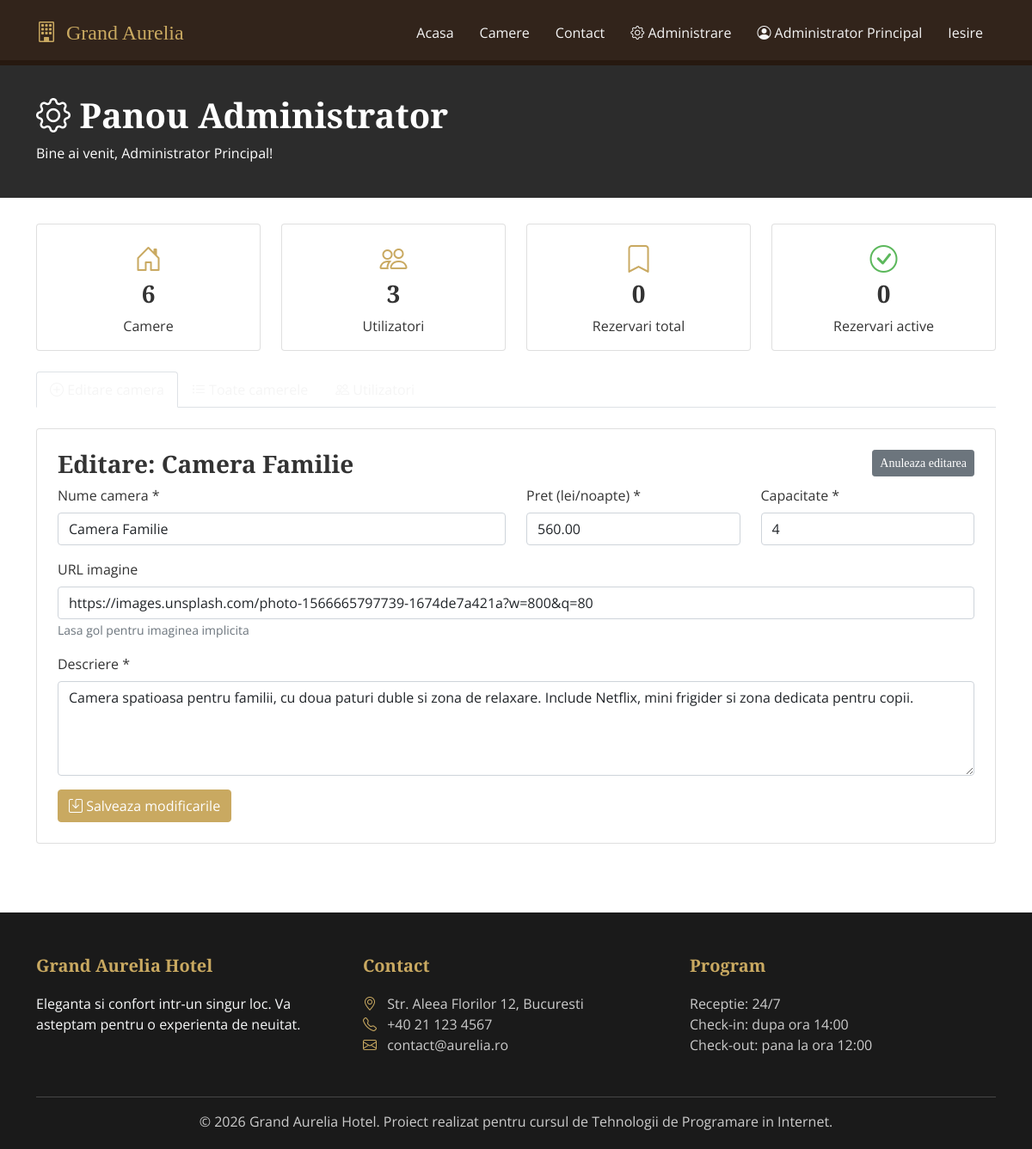
The app's page /admin.php?edit=4 (signed in) with its own data.
### tables this page shows
CREATE TABLE camere (
    id INT AUTO_INCREMENT PRIMARY KEY,
    nume VARCHAR(100) NOT NULL,
    descriere TEXT NOT NULL,
    pret DECIMAL(10, 2) NOT NULL,
    capacitate INT NOT NULL DEFAULT 2,
    imagine VARCHAR(255) DEFAULT 'img/camera-default.jpg',
    status ENUM('disponibila', 'curatenie') NOT NULL DEFAULT 'disponibila'
);

### admin.php (the view, shortened to what this page needs)
<?php
include 'includes/db.php';
$camera_de_editat = null;
if (isset($_GET['edit'])) {
    $id_edit = (int)$_GET['edit'];
    $sql = "SELECT * FROM camere WHERE id = ?";
    $stmt = mysqli_prepare($conexiune, $sql);
    mysqli_stmt_bind_param($stmt, "i", $id_edit);
    mysqli_stmt_execute($stmt);
    $rezultat_edit = mysqli_stmt_get_result($stmt);
    if (mysqli_num_rows($rezultat_edit) > 0) {
        $camera_de_editat = mysqli_fetch_assoc($rezultat_edit);
    }
}
$total_camere = mysqli_num_rows(mysqli_query($conexiune, "SELECT id FROM camere"));
$total_utilizatori = mysqli_num_rows(mysqli_query($conexiune, "SELECT id FROM utilizatori"));
$total_rezervari = mysqli_num_rows(mysqli_query($conexiune, "SELECT id FROM rezervari"));
$rezervari_active = mysqli_num_rows(mysqli_query($conexiune, "SELECT id FROM rezervari WHERE status NOT IN ('anulata', 'check_out')"));
include 'includes/header.php';
?>
<div class="dashboard-header">
    <div class="container">
        <h1><i class="bi bi-gear"></i> Panou Administrator</h1>
        <p class="mb-0">Bine ai venit, <?php echo htmlspecialchars($_SESSION['utilizator_nume']); ?>!</p>
    </div>
</div>
<div class="container">
    <div class="row mb-4">
        <div class="col-md-3">
            <div class="card p-3 text-center">
                <i class="bi bi-house-door" style="font-size: 2rem; color: #c9a961;"></i>
                <h3><?php echo $total_camere; ?></h3>
                <p class="mb-0">Camere</p>
            </div>
        </div>
        <div class="col-md-3">
            <div class="card p-3 text-center">
                <i class="bi bi-people" style="font-size: 2rem; color: #c9a961;"></i>
                <h3><?php echo $total_utilizatori; ?></h3>
                <p class="mb-0">Utilizatori</p>
            </div>
        </div>
        <div class="col-md-3">
            <div class="card p-3 text-center">
                <i class="bi bi-bookmark" style="font-size: 2rem; color: #c9a961;"></i>
                <h3><?php echo $total_rezervari; ?></h3>
                <p class="mb-0">Rezervari total</p>
            </div>
        </div>
        <div class="col-md-3">
            <div class="card p-3 text-center">
                <i class="bi bi-check-circle" style="font-size: 2rem; color: #5cb85c;"></i>
                <h3><?php echo $rezervari_active; ?></h3>
                <p class="mb-0">Rezervari active</p>
            </div>
        </div>
    </div>
    <ul class="nav nav-tabs mb-4">
        <li class="nav-item">
            <a class="nav-link active" data-bs-toggle="tab" href="#tab-adauga">
                <i class="bi bi-plus-circle"></i>
            </a>
        </li>
        <li class="nav-item">
            <a class="nav-link" data-bs-toggle="tab" href="#tab-camere">
                <i class="bi bi-list-ul"></i> Toate camerele
            </a>
        </li>
        <li class="nav-item">
            <a class="nav-link" data-bs-toggle="tab" href="#tab-utilizatori">
                <i class="bi bi-people"></i> Utilizatori
            </a>
        </li>
    </ul>
    <div class="tab-content">
        <div class="tab-pane fade show active" id="tab-adauga">
            <div class="card p-4">
                <h3>
                    <?php if ($camera_de_editat): ?>
                        Editare: <?php echo htmlspecialchars($camera_de_editat['nume']); ?>
                        <a href="admin.php" class="btn btn-sm btn-secondary float-end">Anuleaza editarea</a>
                    <?php else: ?>
                        Adauga camera noua
                    <?php endif; ?>
                </h3>
                <form method="POST" action="admin.php">
                    <div class="row">
                        <div class="col-md-6 mb-3">
                            <label for="nume" class="form-label">Nume camera *</label>
                            <input type="text" class="form-control" id="nume" name="nume" required
                                   value="<?php echo $camera_de_editat ? htmlspecialchars($camera_de_editat['nume']) : ''; ?>">
                        </div>
                        <div class="col-md-3 mb-3">
                            <label for="pret" class="form-label">Pret (lei/noapte) *</label>
                            <input type="number" step="0.01" class="form-control" id="pret" name="pret" required
                                   value="<?php echo $camera_de_editat ? $camera_de_editat['pret'] : ''; ?>">
                        </div>
                        <div class="col-md-3 mb-3">
                            <label for="capacitate" class="form-label">Capacitate *</label>
                            <input type="number" class="form-control" id="capacitate" name="capacitate" required
                                   value="<?php echo $camera_de_editat ? $camera_de_editat['capacitate'] : '2'; ?>">
                        </div>
                    </div>
                    <div class="mb-3">
                        <label for="imagine" class="form-label">URL imagine</label>
                        <input type="text" class="form-control" id="imagine" name="imagine"
                               placeholder="img/camera1.jpg sau link https://..."
                               value="<?php echo $camera_de_editat ? htmlspecialchars($camera_de_editat['imagine']) : ''; ?>">
                        <small class="text-muted">Lasa gol pentru imaginea implicita</small>
                    </div>
                    <div class="mb-3">
                        <label for="descriere" class="form-label">Descriere *</label>
                        <textarea class="form-control" id="descriere" name="descriere" rows="4" required><?php echo $camera_de_editat ? htmlspecialchars($camera_de_editat['descriere']) : ''; ?></textarea>
                    </div>
                    <button type="submit" class="btn btn-primary">
                        <?php if ($camera_de_editat): ?>
                            <i class="bi bi-save"></i> Salveaza modificarile
                        <?php else: ?>
                            <i class="bi bi-plus-circle"></i> Adauga camera
                        <?php endif; ?>
                    </button>
                </form>
            </div>
        </div>
    </div>
</div>
<?php include 'includes/footer.php'; ?>

### css/style.css (style rules this page uses)
body { font-family: 'Open Sans', sans-serif; color: #333; padding-top: 70px; }
h1, h2, h3, h4, h5 { font-family: 'Playfair Display', serif; font-weight: 700; }
.nav-link { color: #f5f5f5 !important; padding: 8px 15px !important; transition: color 0.3s; }
.btn-primary { background-color: #c9a961; border-color: #c9a961; }
.dashboard-header { background-color: #2c2c2c; color: white; padding: 40px 0; margin-bottom: 30px; }
.dashboard-header h1 { color: white; }

### records on screen
camere: nume "Camera Familie", pret "560.00", capacitate "4", imagine "https://images.unsplash.com/photo-1566665797739-1674de7a421a?w=800&q=80", descriere "Camera spatioasa pentru familii, cu doua paturi duble si zona de relaxare. Include Netflix, mini frigider si zona dedicata pentru copii."

### other values on screen
$_SESSION['utilizator_nume'] "Administrator Principal"
$total_camere "6"
$total_utilizatori "3"
$total_rezervari "0"
$rezervari_active "0"
